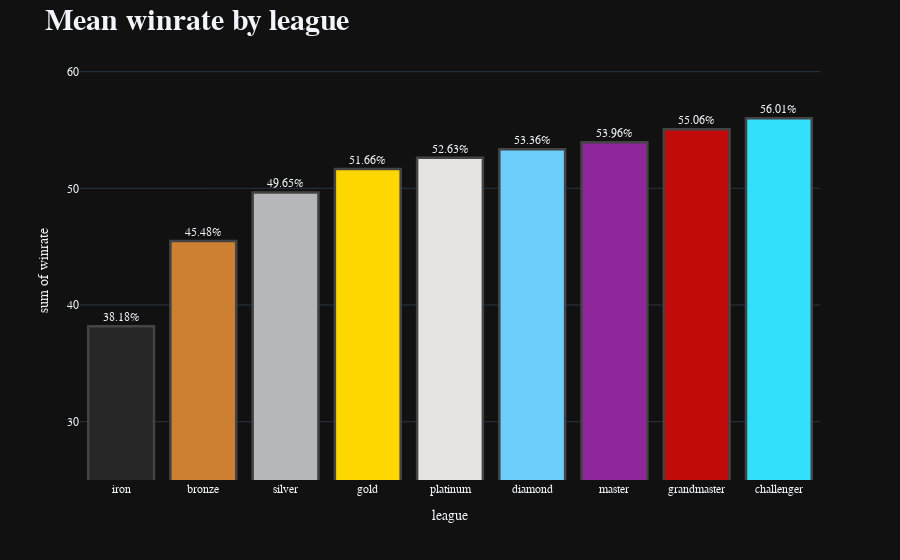

Here is the notebook cell this chart was saved with:
### Code cell
custom_palette = ['#262626',  '#CD7F32','#B5B7BB'
                  ,  '#FFD700',  '#E5E4E2', '#6DCEFC',
                  '#90269B', '#C10A0A', '#33E0FB']

fig = px.histogram(winrate_league, x= 'league', y = 'winrate',
                   color='league',
                   color_discrete_sequence=custom_palette,
                   template='plotly_dark',
    
)
fig.update_layout(title='<b>Mean winrate by league<b>', 
                  font_family="Spiegel",
                  titlefont={'size': 30},
                  showlegend=False,
                  )

fig.update_traces(marker_line_width=2.5)

fig.update_yaxes(range=[25,61], dtick=10)

for i, winrate in enumerate(winrate_league['winrate']):
    fig.data[i].text = f'{winrate:.2f}%'  
    fig.data[i].textposition = 'outside'

fig.show()

### Figure 1 — Plotly figure (JSON) as saved in the notebook; plotly's stock layout.template omitted (floating-point values rounded to 4 significant figures)
{"data": [{"alignmentgroup": "True", "bingroup": "x", "histfunc": "sum", "hovertemplate": "league=%{x}<br>sum of winrate=%{y}<extra></extra>", "legendgroup": "iron", "marker": {"color": "#262626", "line": {"width": 2.5}, "pattern": {"shape": ""}}, "name": "iron", "offsetgroup": "iron", "orientation": "v", "showlegend": true, "text": "38.18%", "textposition": "outside", "type": "histogram", "x": ["iron"], "xaxis": "x", "y": [38.18], "yaxis": "y"}, {"alignmentgroup": "True", "bingroup": "x", "histfunc": "sum", "hovertemplate": "league=%{x}<br>sum of winrate=%{y}<extra></extra>", "legendgroup": "bronze", "marker": {"color": "#CD7F32", "line": {"width": 2.5}, "pattern": {"shape": ""}}, "name": "bronze", "offsetgroup": "bronze", "orientation": "v", "showlegend": true, "text": "45.48%", "textposition": "outside", "type": "histogram", "x": ["bronze"], "xaxis": "x", "y": [45.48], "yaxis": "y"}, {"alignmentgroup": "True", "bingroup": "x", "histfunc": "sum", "hovertemplate": "league=%{x}<br>sum of winrate=%{y}<extra></extra>", "legendgroup": "silver", "marker": {"color": "#B5B7BB", "line": {"width": 2.5}, "pattern": {"shape": ""}}, "name": "silver", "offsetgroup": "silver", "orientation": "v", "showlegend": true, "text": "49.65%", "textposition": "outside", "type": "histogram", "x": ["silver"], "xaxis": "x", "y": [49.65], "yaxis": "y"}, {"alignmentgroup": "True", "bingroup": "x", "histfunc": "sum", "hovertemplate": "league=%{x}<br>sum of winrate=%{y}<extra></extra>", "legendgroup": "gold", "marker": {"color": "#FFD700", "line": {"width": 2.5}, "pattern": {"shape": ""}}, "name": "gold", "offsetgroup": "gold", "orientation": "v", "showlegend": true, "text": "51.66%", "textposition": "outside", "type": "histogram", "x": ["gold"], "xaxis": "x", "y": [51.66], "yaxis": "y"}, {"alignmentgroup": "True", "bingroup": "x", "histfunc": "sum", "hovertemplate": "league=%{x}<br>sum of winrate=%{y}<extra></extra>", "legendgroup": "platinum", "marker": {"color": "#E5E4E2", "line": {"width": 2.5}, "pattern": {"shape": ""}}, "name": "platinum", "offsetgroup": "platinum", "orientation": "v", "showlegend": true, "text": "52.63%", "textposition": "outside", "type": "histogram", "x": ["platinum"], "xaxis": "x", "y": [52.63], "yaxis": "y"}, {"alignmentgroup": "True", "bingroup": "x", "histfunc": "sum", "hovertemplate": "league=%{x}<br>sum of winrate=%{y}<extra></extra>", "legendgroup": "diamond", "marker": {"color": "#6DCEFC", "line": {"width": 2.5}, "pattern": {"shape": ""}}, "name": "diamond", "offsetgroup": "diamond", "orientation": "v", "showlegend": true, "text": "53.36%", "textposition": "outside", "type": "histogram", "x": ["diamond"], "xaxis": "x", "y": [53.36], "yaxis": "y"}, {"alignmentgroup": "True", "bingroup": "x", "histfunc": "sum", "hovertemplate": "league=%{x}<br>sum of winrate=%{y}<extra></extra>", "legendgroup": "master", "marker": {"color": "#90269B", "line": {"width": 2.5}, "pattern": {"shape": ""}}, "name": "master", "offsetgroup": "master", "orientation": "v", "showlegend": true, "text": "53.96%", "textposition": "outside", "type": "histogram", "x": ["master"], "xaxis": "x", "y": [53.96], "yaxis": "y"}, {"alignmentgroup": "True", "bingroup": "x", "histfunc": "sum", "hovertemplate": "league=%{x}<br>sum of winrate=%{y}<extra></extra>", "legendgroup": "grandmaster", "marker": {"color": "#C10A0A", "line": {"width": 2.5}, "pattern": {"shape": ""}}, "name": "grandmaster", "offsetgroup": "grandmaster", "orientation": "v", "showlegend": true, "text": "55.06%", "textposition": "outside", "type": "histogram", "x": ["grandmaster"], "xaxis": "x", "y": [55.06], "yaxis": "y"}, {"alignmentgroup": "True", "bingroup": "x", "histfunc": "sum", "hovertemplate": "league=%{x}<br>sum of winrate=%{y}<extra></extra>", "legendgroup": "challenger", "marker": {"color": "#33E0FB", "line": {"width": 2.5}, "pattern": {"shape": ""}}, "name": "challenger", "offsetgroup": "challenger", "orientation": "v", "showlegend": true, "text": "56.01%", "textposition": "outside", "type": "histogram", "x": ["challenger"], "xaxis": "x", "y": [56.01], "yaxis": "y"}], "layout": {"barmode": "relative", "font": {"family": "Spiegel"}, "legend": {"title": {"text": "league"}, "tracegroupgap": 0}, "margin": {"t": 60}, "showlegend": false, "title": {"font": {"size": 30}, "text": "<b>Mean winrate by league<b>"}, "xaxis": {"anchor": "y", "categoryarray": ["iron", "bronze", "silver", "gold", "platinum", "diamond", "master", "grandmaster", "challenger"], "categoryorder": "array", "domain": [0, 1], "title": {"text": "league"}}, "yaxis": {"anchor": "x", "domain": [0, 1], "dtick": 10, "range": [25, 61], "title": {"text": "sum of winrate"}}}}
